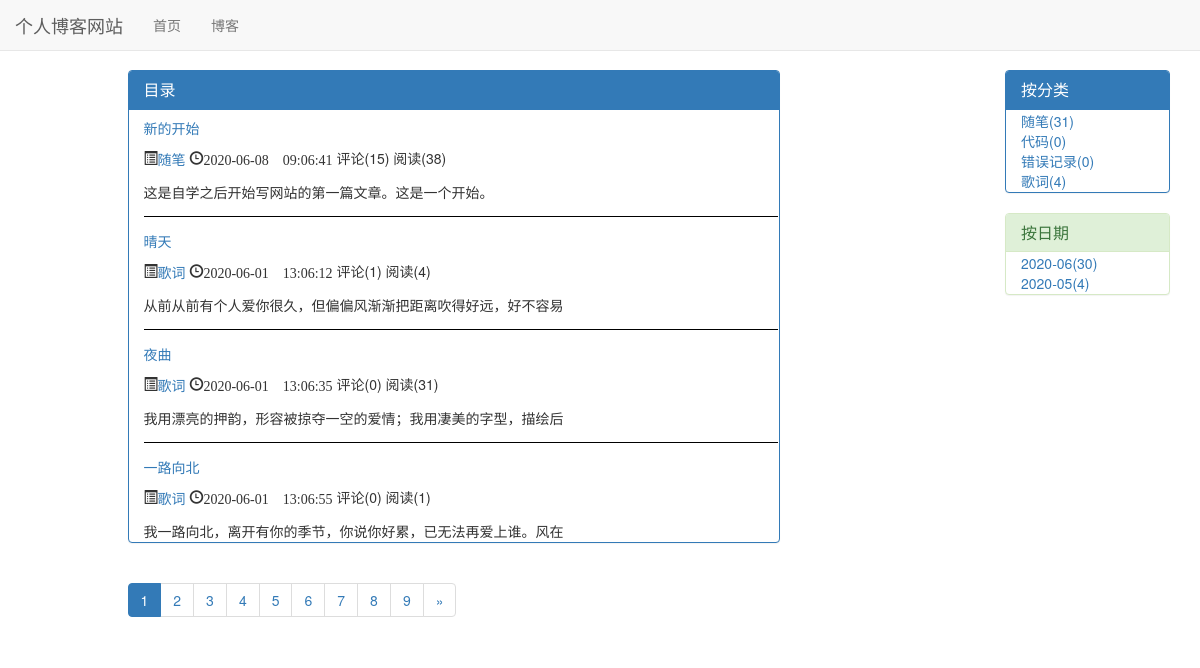
The page /blog/ on the database as committed earlier.
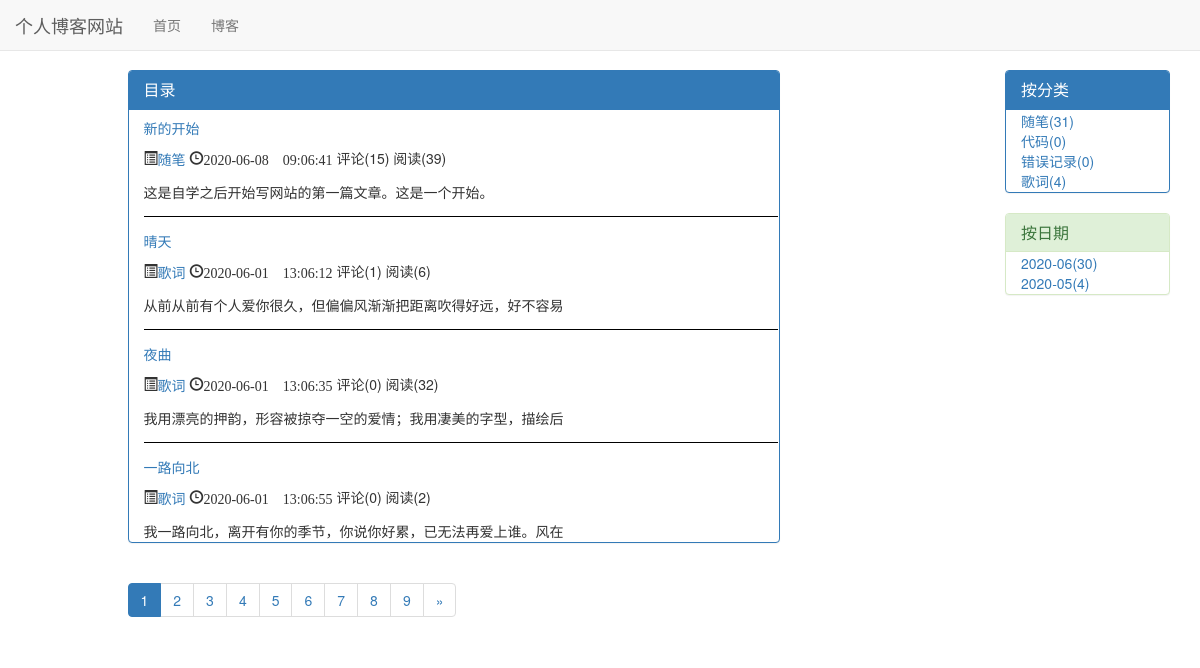
The same page on the database as committed later.
### blog/models.py (models this page shows)
class Blog(models.Model, ReadNumDisplay):
    title = models.CharField('标题', max_length=30)
    auth = models.ForeignKey(User, verbose_name='作者', on_delete=models.CASCADE)
    blog_type = models.ForeignKey(BlogType, verbose_name='分类', on_delete=models.CASCADE)
    content = RichTextUploadingField('正文')
    read_stistics_detail = GenericRelation(ReadStatisticsDetail)
    created_time = models.DateTimeField('创建时间', auto_now_add=True)
    updated_time = models.DateTimeField('更新时间', auto_now=True)
    is_delete = models.BooleanField(default=False)
    def __str__(self):
        return self.title
    class Meta:
        ordering = ['pk']

class BlogType(models.Model):
    type_name = models.CharField('分类标签', max_length=30)
    def __str__(self):
        return self.type_name

### read_statistics/models.py (models this page shows)
class ReadStatistics(models.Model):
    read_num = models.IntegerField(default=0)
    content_type = models.ForeignKey(ContentType, on_delete=models.CASCADE)
    object_id = models.PositiveIntegerField()
    content_object = GenericForeignKey('content_type', 'object_id')

### blog/views.py (the view)
# urls.py: path('', views.blog_list, name='blog_list'),
def blog_list(request):
    blogs = Blog.objects.filter(is_delete=False)
    context = get_common_data(request, blogs)
    return render(request, 'blog/blog_list.html', context)

### blog/views.py (called while the page is built)
def get_common_data(request, obj_list):
    paginator = Paginator(obj_list, settings.EACH_PAGE_BLOGS_NUMBER)
    page = request.GET.get('page', 1)  # 获取请求的页码数
    page_of_blog = paginator.get_page(page)
    blog_dates = Blog.objects.dates('created_time', 'month', order='DESC')
    blog_date_dict = {}
    for blog_date in blog_dates:
        blog_date_count = Blog.objects.filter(created_time__year=blog_date.year, created_time__month=blog_date.month,
                                              is_delete=False).count()
        blog_date_dict[blog_date] = blog_date_count
    context = dict()
    context['blogs'] = page_of_blog
    context['types'] = BlogType.objects.annotate(blog_count=Count('blog'))
    context['dates'] = blog_date_dict
    return context

### comment/templatetags/comment_tags.py (called while the page is built)
@register.simple_tag
def get_comment_count(obj):
    ct = ContentType.objects.get_for_model(obj)
    return Comment.objects.filter(content_type=ct, object_id=obj.pk).count()

### read_statistics/templatetags/read_statistics_tags.py (called while the page is built)
@register.simple_tag
def get_blog_readnum_count(obj):
    ct = ContentType.objects.get_for_model(obj)
    return ReadStatistics.objects.get(content_type=ct, object_id=obj.pk).read_num

### blog/templates/blog/blog_list.html (shortened to what this page needs)
{% extends 'blog/blog_base.html' %}
{% load static %}
{% load comment_tags %}
{% load read_statistics_tags %}
{% block header_extends %}
    <link rel="stylesheet" href="{% static 'blog/blog.css' %}">
{% endblock %}
{% block left_contents %}
    <div class="panel panel-primary">
        <div class="panel-heading">
            <h3 class="panel-title">目录</h3>
        </div>
        <div class="panel-body">
            <div class="blog">
                {% for blog in blogs %}
                    <p class="title"><a href="{% url 'blog_detail' blog.pk %}">{{ blog }}</a></p>
                    <span class="glyphicon glyphicon-list-alt" aria-hidden="true"><a
                            href="{% url 'blog_with_type' blog.blog_type.pk %}">{{ blog.blog_type }}</a></span>
                    <span class="glyphicon glyphicon-time"
                          aria-hidden="true">{{ blog.updated_time|date:"Y-m-d H:m:s" }}</span>
                    <span>评论({% get_comment_count blog %})</span>
                    <span>阅读({% get_blog_readnum_count blog %})</span>
                    <div class="blog-list-content">{{ blog.content|striptags|truncatechars:30 }}</div>
                {% endfor %}
            </div>
        </div>
    </div>
    <nav aria-label="Page navigation">
        <ul class="pagination">
            {% for page_num in blogs.paginator.page_range %}
                {% if page_num == blogs.number %}
                    <li class="active"><span>{{ page_num }}</span></li>
                {% else %}
                    <li><a href="?page={{ page_num }}">{{ page_num }}</a></li>
                {% endif %}
            {% endfor %}
            {% if blogs.number == blogs.paginator.num_pages %}
            {% else %}
                <li>
                    <a href="?page={{ blogs.next_page_number }}" aria-label="Next">
                        <span aria-hidden="true">&raquo;</span>
                    </a>
                </li>
            {% endif %}
        </ul>
    </nav>
{% endblock %}

Rows that differ between the two databases and show on the page:
changed through a linked row, Blog "新的开始": id.read_num "38" → "39"
changed through a linked row, Blog "晴天": id.read_num "4" → "6"
changed through a linked row, Blog "夜曲": id.read_num "31" → "32"
changed through a linked row, Blog "一路向北": id.read_num "1" → "2"
